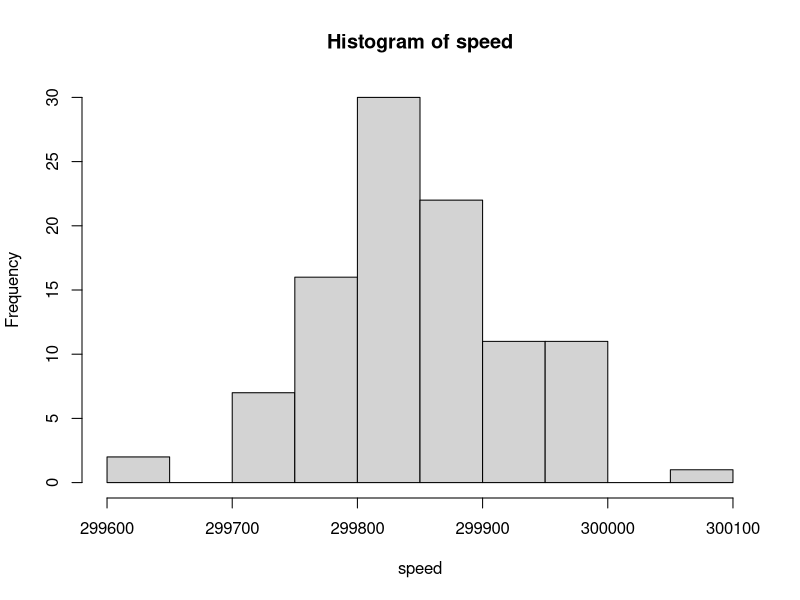

Write the R code that produced this figure.
CSV <- read.csv("speedLight.csv") # read the CSV file
newSpeed <- CSV$speed # extract the speed column
newSpeed <- newSpeed / 1000 # Convert to km/s

speed <-morley$Speed
speed <- speed + 299000
hist(speed)

m <- mean(speed)
s <- sd(speed)

new_M <- mean(newSpeed, na.rm = TRUE)
new_S <- sd(newSpeed, na.rm = TRUE)

speedDiff <- m - new_M
cat("The difference is: ", speedDiff)


q1 <- quantile(speed, probs = 0.25)
q3 <- quantile(speed, probs = 0.75)
cat("The first and third quartile of the previous data are", q1, "and", q3, "km/s.\n")
q1new <- quantile(newSpeed, probs = 0.25, na.rm = TRUE)
q3new <- quantile(newSpeed, probs = 0.75, na.rm = TRUE)
cat("The first and third quartile of the new data are", q1new, "and", q3new, "km/s.\n")

